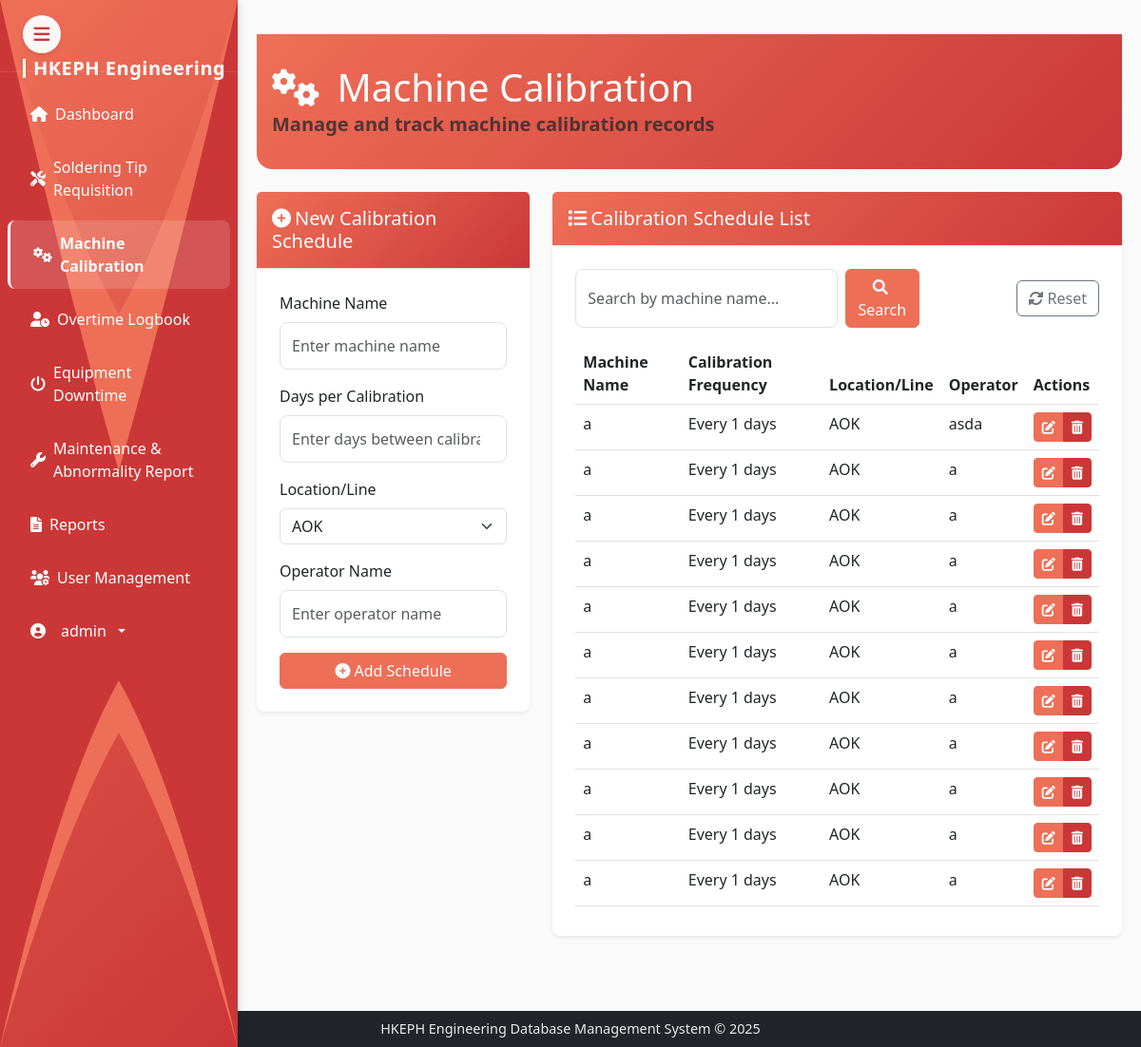
The page /machine-calibrations (signed in) on the database its author committed.
### models.py (models this page shows, shortened)
class User(UserMixin, db.Model):
    id = db.Column(db.Integer, primary_key=True)
    username = db.Column(db.String(64), unique=True, nullable=False)
    email = db.Column(db.String(120), unique=True, nullable=False)
    password_hash = db.Column(db.String(256), nullable=False)
    is_admin = db.Column(db.Boolean, default=False)
    date_created = db.Column(db.DateTime, default=datetime.utcnow)

class MachineCalibration(db.Model):
    id = db.Column(db.Integer, primary_key=True)
    machine_name = db.Column(db.String(100), nullable=False)
    days_per_calibration = db.Column(db.Integer, nullable=False)
    location_line = db.Column(db.String(100), nullable=False)
    operator_name = db.Column(db.String(100), nullable=False)
    created_at = db.Column(db.DateTime, default=datetime.utcnow)

### routes.py (the view)
@app.route('/machine-calibrations')
@login_required
def machine_calibrations():
    search_query = request.args.get('search', '')
    if search_query:
        calibrations = MachineCalibration.query.filter(
            MachineCalibration.machine_name.ilike(f'%{search_query}%')
        ).all()
    else:
        calibrations = MachineCalibration.query.all()
    form = MachineCalibrationForm()
    return render_template('machine_calibration.html', calibrations=calibrations, form=form, search_query=search_query)

### forms.py
class MachineCalibrationForm(FlaskForm):
    machine_name = StringField('Machine Name', validators=[DataRequired()])
    days_per_calibration = IntegerField('Days per Calibration', validators=[DataRequired(), NumberRange(min=1)])
    location_line = SelectField('Location/Line', choices=[
        ('AOK', 'AOK'),
        ('GRANDSTREAM', 'GRANDSTREAM'),
        ('INTRACOM', 'INTRACOM'),
        ('D-LINK', 'D-LINK'),
        ('PC POWER', 'PC POWER')
    ], validators=[DataRequired()])
    operator_name = StringField('Operator Name', validators=[DataRequired()])
    submit = SubmitField('Save')

### app.py (called while the page is built)
@login_manager.user_loader
def load_user(user_id):
    return User.query.get(int(user_id))

### templates/machine_calibration.html (shortened to what this page needs)
{% extends 'base.html' %}
{% block content %}
<div class="content-area">
    <div class="dashboard-header mb-4">
        <div class="header-content">
            <h1 class="mb-0" style="color: white;">
                <i class="fas fa-cogs me-2" style="color: white;"></i>
                Machine Calibration
            </h1>
            <p class="lead text-muted mb-0 bold-welcome">
                Manage and track machine calibration records
            </p>
        </div>
    </div>
    <div class="row mb-4">
        <div class="col-md-4">
            <div class="card">
                <div class="card-header" style="background: linear-gradient(135deg, var(--accent-primary), var(--accent-secondary)); color: white;">
                    <h5 class="mb-0">
                        {% if edit_calibration %}
                        <i class="fas fa-edit me-1"></i>Edit Calibration Schedule
                        {% else %}
                        <i class="fas fa-plus-circle me-1"></i>New Calibration Schedule
                        {% endif %}
                    </h5>
                </div>
                <div class="card-body">
                    {% if edit_calibration %}
                    <form method="POST" action="{{ url_for('edit_machine_calibration', calibration_id=edit_calibration.id) }}">
                    {% else %}
                    <form method="POST" action="{{ url_for('add_machine_calibration') }}">
                    {% endif %}
                        <div class="mb-3">
                            <label for="machine_name" class="form-label">Machine Name</label>
                            {{ form.machine_name(class="form-control", placeholder="Enter machine name") }}
                        </div>
                        <div class="mb-3">
                            <label for="days_per_calibration" class="form-label">Days per Calibration</label>
                            {{ form.days_per_calibration(class="form-control", placeholder="Enter days between calibrations") }}
                        </div>
                        <div class="mb-3">
                            <label for="location_line" class="form-label">Location/Line</label>
                            {{ form.location_line(class="form-select") }}
                        </div>
                        <div class="mb-3">
                            <label for="operator_name" class="form-label">Operator Name</label>
                            {{ form.operator_name(class="form-control", placeholder="Enter operator name") }}
                        </div>
                        <div class="d-grid gap-2">
                            {% if edit_calibration %}
                            <button type="submit" class="btn btn-primary">
                                <i class="fas fa-save me-1"></i>Update Schedule
                            </button>
                            <a href="{{ url_for('machine_calibrations') }}" class="btn btn-secondary">
                                <i class="fas fa-times me-1"></i>Cancel
                            </a>
                            {% else %}
                            <button type="submit" class="btn btn-primary">
                                <i class="fas fa-plus-circle me-1"></i>Add Schedule
                            </button>
                            {% endif %}
                        </div>
                    </form>
                </div>
            </div>
        </div>
        <div class="col-md-8">
            <div class="card">
                <div class="card-header" style="background: linear-gradient(135deg, var(--accent-primary), var(--accent-secondary)); color: white;">
                    <h5 class="mb-0"><i class="fas fa-list me-1"></i>Calibration Schedule List</h5>
                </div>
                <div class="card-body">
                    <div class="d-flex justify-content-between align-items-center mb-3">
                        <form class="d-flex" method="GET" action="{{ url_for('machine_calibrations') }}">
                            <input type="text" class="form-control me-2" name="search" placeholder="Search by machine name..." value="{{ search_query if search_query else '' }}">
                            <button class="btn btn-primary" type="submit">
                                <i class="fas fa-search me-1"></i>Search
                            </button>
                        </form>
                        <a href="{{ url_for('machine_calibrations') }}" class="btn btn-outline-secondary">
                            <i class="fas fa-sync-alt me-1"></i>Reset
                        </a>
                    </div>
                    <div class="table-responsive" style="max-height: 600px; overflow-y: auto;">
                        <table class="table table-hover">
                            <thead>
                                <tr>
                                    <th>Machine Name</th>
                                    <th>Calibration Frequency</th>
                                    <th>Location/Line</th>
                                    <th>Operator</th>
                                    <th>Actions</th>
                                </tr>
                            </thead>
                            <tbody>
                                {% for calibration in calibrations %}
                                <tr>
                                    <td>{{ calibration.machine_name }}</td>
                                    <td>Every {{ calibration.days_per_calibration }} days</td>
                                    <td>{{ calibration.location_line }}</td>
                                    <td>{{ calibration.operator_name }}</td>
                                    <td>
                                        <div class="btn-group btn-group-sm" role="group">
                                            <a href="{{ url_for('edit_machine_calibration', calibration_id=calibration.id) }}" class="btn btn-warning">
                                                <i class="fas fa-edit"></i>
                                            </a>
                                            <button type="button" class="btn btn-danger" data-bs-toggle="modal" data-bs-target="#deleteCalibrationModal-{{ calibration.id }}">
                                                <i class="fas fa-trash-alt"></i>
                                            </button>
                                        </div>
                                    </td>
                                </tr>
                                {% endfor %}
                            </tbody>
                        </table>
                    </div>
                </div>
            </div>
        </div>
    </div>
</div>
{% endblock %}

### templates/base.html (shortened to what this page needs)
<!DOCTYPE html>
<html lang="en" data-bs-theme="light" style="height: 100%;">
<head>
    <link href="https://cdn.jsdelivr.net/npm/bootstrap@5.3.0/dist/css/bootstrap.min.css" rel="stylesheet">
    <link rel="stylesheet" href="https://cdnjs.cloudflare.com/ajax/libs/font-awesome/6.0.0/css/all.min.css">
    <link rel="stylesheet" type="text/css" href="https://cdn.jsdelivr.net/npm/daterangepicker/daterangepicker.css" />
    <link rel="stylesheet" href="{{ url_for('static', filename='css/style.css') }}">
</head>
<body class="{% block body_class %}{% endblock %}" style="height: 100%; margin: 0;">
    <button class="sidebar-toggle" type="button" id="sidebarToggle">
        <i class="fas fa-bars"></i>
    </button>
    <nav class="sidebar" id="sidebar">
        <svg class="sidebar-wave" viewBox="0 0 100 100" preserveAspectRatio="none">
            <path d="M0 0 L0 100 Q25 80 50 70 Q75 80 100 100 L100 0 Q75 20 50 30 Q25 20 0 0 Z" fill="var(--accent-primary)"/>
            <path d="M0 0 L0 100 Q25 75 50 65 Q75 75 100 100 L100 0 Q75 25 50 45 Q25 25 0 0 Z" fill="var(--accent-secondary)"/>
        </svg>
        <div class="sidebar-brand">
            <a class="navbar-brand" href="{{ url_for('dashboard') }}">
                <span>HKEPH Engineering</span>
            </a>
        </div>
        {% if current_user.is_authenticated %}
        <ul class="sidebar-nav nav flex-column">
            <li class="nav-item">
                <a class="nav-link {% if request.path == url_for('dashboard') %}active fw-bold{% endif %}" href="{{ url_for('dashboard') }}">
                    <i class="fas fa-home"></i>
                    <span>Dashboard</span>
                </a>
            </li>
            <li class="nav-item">
                <a class="nav-link {% if request.path == url_for('soldering_tips') %}active fw-bold{% endif %}" href="{{ url_for('soldering_tips') }}">
                    <i class="fas fa-tools"></i>
                    <span>Soldering Tip Requisition</span>
                </a>
            </li>
            <li class="nav-item">
                <a class="nav-link {% if request.path == url_for('machine_calibrations') %}active fw-bold{% endif %}" href="{{ url_for('machine_calibrations') }}">
                    <i class="fas fa-cogs"></i>
                    <span>Machine Calibration</span>
                </a>
            </li>
            <li class="nav-item">
                <a class="nav-link {% if request.path == url_for('overtime_logbook') %}active fw-bold{% endif %}" href="{{ url_for('overtime_logbook') }}">
                    <i class="fas fa-user-clock"></i>
                    <span>Overtime Logbook</span>
                </a>
            </li>
            <li class="nav-item">
                <a class="nav-link {% if request.path == url_for('equipment_downtime') %}active fw-bold{% endif %}" href="{{ url_for('equipment_downtime') }}">
                    <i class="fas fa-power-off"></i>
                    <span>Equipment Downtime</span>
                </a>
            </li>
            <li class="nav-item">
                <a class="nav-link {% if request.path == url_for('maintenance_reports') %}active fw-bold{% endif %}" href="{{ url_for('maintenance_reports') }}">
                    <i class="fas fa-wrench"></i>
                    <span>Maintenance & Abnormality Report</span>
                </a>
            </li>
            <li class="nav-item">
                <a class="nav-link {% if request.path == url_for('reports') %}active fw-bold{% endif %}" href="{{ url_for('reports') }}">
                    <i class="fas fa-file-alt"></i>
                    <span>Reports</span>
                </a>
            </li>
            {% if current_user.is_admin %}
            <li class="nav-item">
                <a class="nav-link {% if request.path == url_for('user_management') %}active fw-bold{% endif %}" href="{{ url_for('user_management') }}">
                    <i class="fas fa-users-cog"></i>
                    <span>User Management</span>
                </a>
            </li>
            {% endif %}
            <li class="nav-item mt-auto">
                <div class="dropdown">
                    <a class="nav-link dropdown-toggle" href="#" id="sidebarDropdown" role="button" data-bs-toggle="dropdown" aria-expanded="false">
                        <i class="fas fa-user-circle me-2"></i>
                        <span>{{ current_user.username }}</span>
                    </a>
                </div>
            </li>
        </ul>
        {% endif %}
    </nav>
        <div class="main-flex-center">
            {% block content %}
            {% endblock %}
        </div>
        <footer class="bg-dark text-white position-fixed bottom-0 w-100 py-2 z-1020" style="
            background-color: rgba(0,0,0,0.8);
            left: 0;
            right: 0;
            width: 100%;
            text-align: center;
        ">
            <div class="container-fluid">
                <div class="row">
                    <div class="col-12">
                        <p class="mb-0" style="
                            color: rgba(255,255,255,0.9);
                            font-size: 0.9rem;
                            max-width: 100%;
                            word-wrap: break-word;
                            margin: 0 auto;
                            padding: 0 1rem;
                        ">HKEPH Engineering Database Management System &copy; 2025</p>
                    </div>
                </div>
            </div>
        </footer>
    </body>
    </html>

### static/css/style.css (style rules this page uses)
:root { --light-bg: #FAFAFA; --light-secondary: #E3E3E3; --accent-primary: #EE6F57; --accent-secondary: #CB3737; }
body { padding-bottom: 20px; background-image: url('/static/images/MachineBG.png'); background-size: cover; background-repeat: no-repeat; background-position: center center; min-height: 100vh; }
.card { border: none; box-shadow: 0 0.125rem 0.25rem rgba(0, 0, 0, 0.075); transition: all 0.3s ease; }
.card-header { border-bottom: none; }
.table th { font-weight: 600; border-top: none; }
.btn-primary { background-color: var(--accent-primary); border-color: var(--accent-primary); }
.btn-warning { background-color: var(--accent-primary); border-color: var(--accent-primary); color: white; }
.btn-danger { background-color: var(--accent-secondary); border-color: var(--accent-secondary); }
.btn-group > .btn { margin-right: 0; }
.content-area { margin-left: var(--sidebar-width); transition: margin-left 0.3s cubic-bezier(0.4, 0, 0.2, 1); }
.content-area { padding-top: 60px; }
.sidebar-toggle { position: fixed; top: 1rem; left: var(--sidebar-width); z-index: 1050; }
.sidebar-brand { padding: 1.5rem; height: 60px; }
.sidebar-brand .navbar-brand { display: flex; align-items: center; height: 100%; padding-left: 0rem; padding-top: 2.5rem; }
.navbar-brand { transition: all 0.3s ease; }
.navbar-brand { display: flex; align-items: center; gap: 0.5rem; }

### templates/machine_calibration.html (style rules this page uses)
.dashboard-header { background: linear-gradient(135deg, var(--accent-primary), var(--accent-secondary)); padding: 2rem 0; border-radius: 0 0 1rem 1rem; margin-bottom: 2rem; }
.header-content { max-width: 1200px; margin: 0 auto; padding: 0 1rem; }
.bold-welcome { font-weight: bold; color: white; }

### rows shown on the page
User: username "admin"
MachineCalibration: machine_name "a", days_per_calibration "1", location_line "AOK", operator_name "asda"
MachineCalibration: machine_name "a", days_per_calibration "1", location_line "AOK", operator_name "a"
MachineCalibration: machine_name "a", days_per_calibration "1", location_line "AOK", operator_name "a"
MachineCalibration: machine_name "a", days_per_calibration "1", location_line "AOK", operator_name "a"
MachineCalibration: machine_name "a", days_per_calibration "1", location_line "AOK", operator_name "a"
MachineCalibration: machine_name "a", days_per_calibration "1", location_line "AOK", operator_name "a"
MachineCalibration: machine_name "a", days_per_calibration "1", location_line "AOK", operator_name "a"
MachineCalibration: machine_name "a", days_per_calibration "1", location_line "AOK", operator_name "a"
MachineCalibration: machine_name "a", days_per_calibration "1", location_line "AOK", operator_name "a"
MachineCalibration: machine_name "a", days_per_calibration "1", location_line "AOK", operator_name "a"
MachineCalibration: machine_name "a", days_per_calibration "1", location_line "AOK", operator_name "a"
